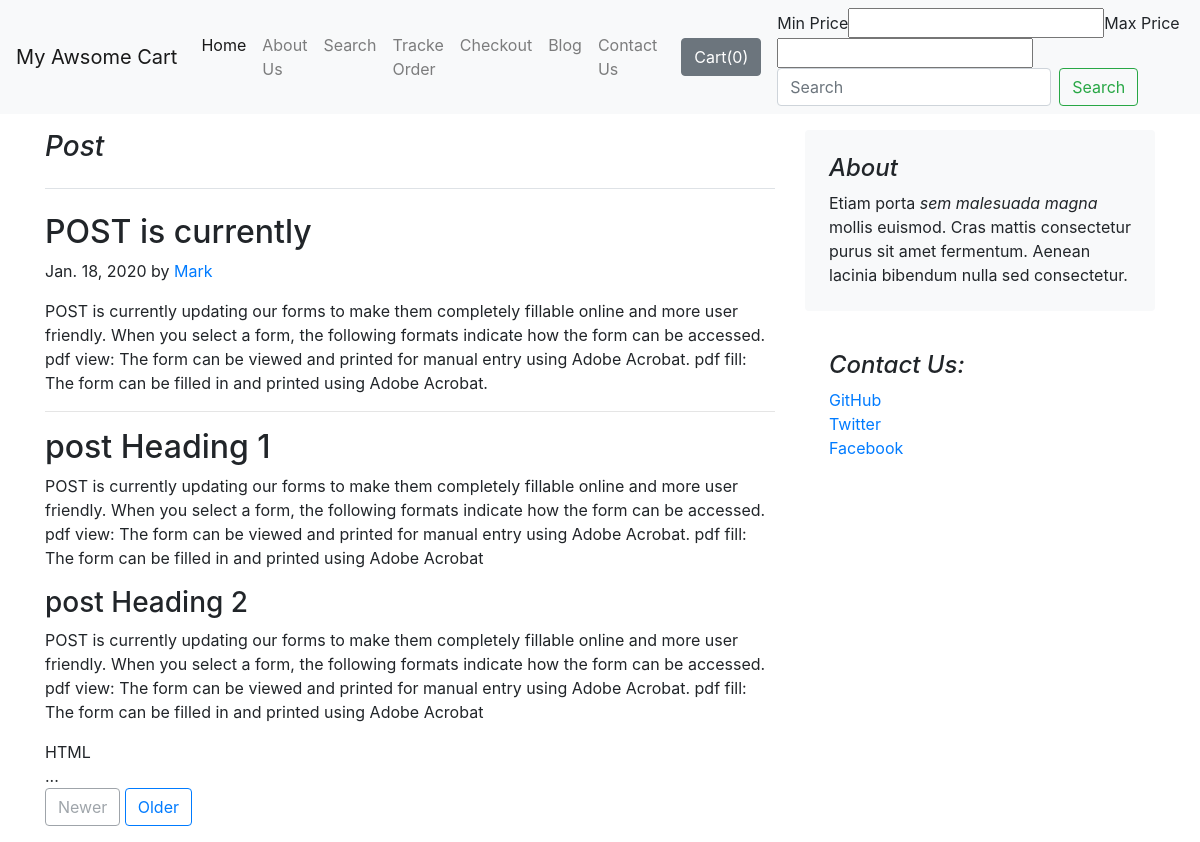
The app's page /blog/blogpost/2 with its own data.
### blog/models.py (models this page shows, shortened)
class Blog(models.Model):
	post_id = models.AutoField(primary_key=True)
	title = models.CharField(max_length=200,default="")
	head0 = models.CharField(max_length=200,default="")
	cnthead0 = RichTextField()
	head1 = models.CharField(max_length=200,default="")
	cnthead1 = RichTextUploadingField()
	head2 = models.CharField(max_length=200,default="")
	cnthead2 = RichTextUploadingField(config_name='special')
	pub_date = models.DateField()
	thumbnail = models.ImageField(upload_to='blog/images',default='')

### blog/views.py (the view)
# urls.py: path('blogpost/<int:id>',views.blogpost,name='blogPost')
def blogpost(request,id):
	post = Blog.objects.filter(post_id=id)[0]
	allpost = Blog.objects.reverse()
	paginator = Paginator(allpost,1)
	page_number = request.GET.get('page')
	page_obj = paginator.get_page(page_number)
	print(page_obj)
	params  = {'post':post,'page_obj':page_obj}
	return render(request,'blog/blogpost.html',params)

### blog/templates/blog/blogpost.html (shortened to what this page needs)
{% extends "shop/base.html" %}
{% block body %}
<main role="main" class="container my-3">
  <div class="row">
    <div class="col-md-8 blog-main">
      <h3 class="pb-4 mb-4 font-italic border-bottom">
        {{post.title}}
      </h3>
      <div class="blog-post">
        <h2 class="blog-post-title">{{post.head0}}</h2>
        <p class="blog-post-meta">{{post.pub_date}} by <a href="#">Mark</a></p>
        <p>{{post.cnthead0|safe|escape}}</p>
        <hr>
        <h2>{{post.head1}}</h2>
        <p>{{post.cnthead1|safe|escape}}</p>
        <h3>{{post.head2}}</h3>
        <p>{{post.cnthead2|safe|escape}}</p>
      </div>
      {% for contact in page_obj %}
    {{ contact.title|upper }}<br>...
      <nav class="blog-pagination">
      	{% if not page_obj.has_previous %}
      		<a class="btn btn-outline-secondary disabled" href="#" tabindex="-1" aria-disabled="true">Newer</a>
      	{% else %}
      		<a class="btn btn-outline-secondary" href="{{page_obj.previous_page_number}}?page={{page_obj.previous_page_number}}" tabindex="-1" aria-disabled="true">Newer</a>
      	{% endif %}
      	{% if not page_obj.has_next %}
      		<a class="btn btn-outline-primary" href="#">Older</a>
      	{% else %}
      		<a class="btn btn-outline-primary" href="{{page_obj.next_page_number}}?page={{page_obj.next_page_number}}">Older</a>
      	{% endif %}
      </nav>
{% endfor %}
    </div>
    <aside class="col-md-4 blog-sidebar">
      <div class="p-4 mb-3 bg-light rounded">
        <h4 class="font-italic">About</h4>
        <p class="mb-0">Etiam porta <em>sem malesuada magna</em> mollis euismod. Cras mattis consectetur purus sit amet fermentum. Aenean lacinia bibendum nulla sed consectetur.</p>
      </div>
      <div class="p-4">
        <h4 class="font-italic">Contact Us:</h4>
        <ol class="list-unstyled">
          <li><a href="#">GitHub</a></li>
          <li><a href="#">Twitter</a></li>
          <li><a href="#">Facebook</a></li>
        </ol>
      </div>
    </aside>
  </div>
</main>
{% endblock body %}

### records on screen
Blog: title "Post", head0 "POST is currently", pub_date "Jan. 18, 2020", cnthead0 "POST is currently updating our forms to make them completely fillable online and more user friendly. When you select a form, the following formats indicate how the form can be accessed. pdf view: The form can be viewed and printed for manual entry using Adobe Acrobat. pdf fill: The form can be filled in and printed using Adobe Acrobat.", head1 "post Heading 1", cnthead1 "POST is currently updating our forms to make them completely fillable online and more user friendly. When you select a form, the following formats indicate how the form can be accessed. pdf view: The form can be viewed and printed for manual entry using Adobe Acrobat. pdf fill: The form can be filled in and printed using Adobe Acrobat", head2 "post Heading 2", cnthead2 "POST is currently updating our forms to make them completely fillable online and more user friendly. When you select a form, the following formats indicate how the form can be accessed. pdf view: The form can be viewed and printed for manual entry using Adobe Acrobat. pdf fill: The form can be filled in and printed using Adobe Acrobat"
Blog: title "HTML"
